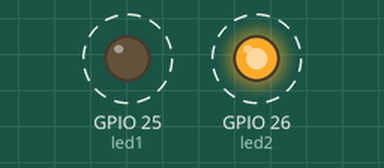
A program run on a simulated ESP32 board running MicroPython. Shown: output pins drawn as LEDs (lit = HIGH). Dashed ring = blinking.

Above: at 0.05 s.
Timing chart, 0 to 3.0 s (numbered marks = the images above):
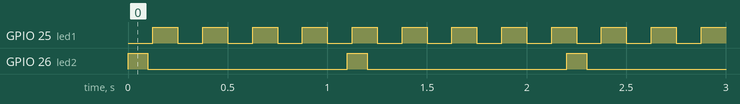

The program:

LED_timer_and_mainprogram.py
```python
# LED_timer_and_mainprogram.py

from machine import Pin, Timer
from time import sleep

led1 = Pin(25, Pin.OUT)
led2 = Pin(26,Pin.OUT)
timer = Timer(0)

def handleInterrupt(timer):
  led1.value(not led1.value())

timer.init(period=125, mode=Timer.PERIODIC, callback=handleInterrupt)

while True:
  led2.value(1)
  sleep(.1)
  led2.value(0)
  sleep(1)
```

Measured:
- by itself, GPIO 25 (led1): alternates HIGH for 0.12 s and LOW for 0.12 s
- by itself, GPIO 26 (led2): alternates HIGH for 0.10 s and LOW for 1.0 s
